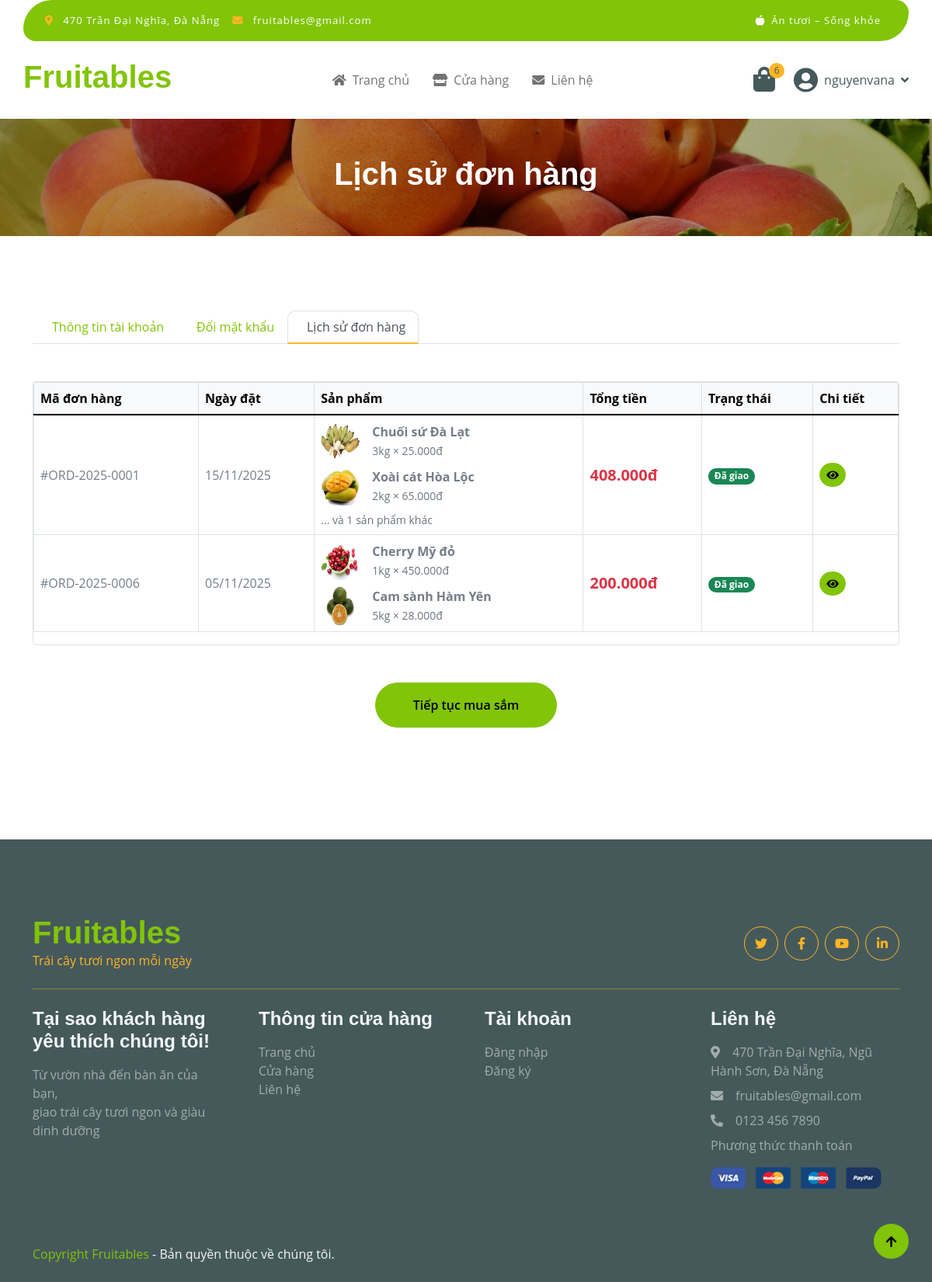
Screenshot of /php/customer/order_history.php (signed in) with the database file from the repository.
### tables this page shows
CREATE TABLE `orders` (
  `id` int(11) NOT NULL,
  `customer_id` int(11) DEFAULT NULL,
  `cart_id` int(11) DEFAULT NULL,
  `subtotal` decimal(10,2) NOT NULL DEFAULT 0.00,
  `shipping_cost` decimal(10,2) NOT NULL DEFAULT 0.00,
  `total` decimal(10,2) NOT NULL DEFAULT 0.00,
  `payment_method` enum('Cash','BankTransfer','MoMo','ZaloPay','VNPay') DEFAULT 'Cash',
  `status` enum('Processing','Shipped','Delivered','Cancelled') DEFAULT 'Processing',
  `notes` text DEFAULT NULL,
  `created_at` timestamp NOT NULL DEFAULT current_timestamp()
);

CREATE TABLE `order_items` (
  `id` int(11) NOT NULL,
  `order_id` int(11) NOT NULL,
  `product_id` int(11) NOT NULL,
  `quantity` int(11) NOT NULL,
  `price` decimal(10,2) NOT NULL DEFAULT 0.00
);

CREATE TABLE `products` (
  `id` int(11) NOT NULL,
  `name` varchar(150) NOT NULL,
  `category_id` int(11) NOT NULL,
  `description` text DEFAULT NULL,
  `price` decimal(10,2) NOT NULL DEFAULT 0.00,
  `unit` varchar(50) DEFAULT 'kg',
  `stock` int(10) UNSIGNED NOT NULL DEFAULT 100,
  `image` varchar(255) DEFAULT NULL
);

### php/customer/order_history.php (the view, shortened to what this page needs)
<?php
require_once '../include/config.php';
$user_id = $_SESSION['user_id'] ?? 0;
$query_customer = "SELECT c.id AS customer_id, COALESCE(c.address, 'Chưa cung cấp') AS address
                   FROM customers c
                   WHERE c.user_id = ?";
$stmt_cust = mysqli_prepare($conn, $query_customer);
mysqli_stmt_bind_param($stmt_cust, "i", $user_id);
mysqli_stmt_execute($stmt_cust);
$cust_result = mysqli_stmt_get_result($stmt_cust);
$customer = mysqli_fetch_assoc($cust_result);
$customer_id      = $customer['customer_id'];
$orders_query = "SELECT
                    id,
                    status,
                    created_at,
                    total,
                    COALESCE(subtotal, 0) AS subtotal,
                    COALESCE(shipping_cost, 30000) AS shipping_cost
                 FROM orders
                 WHERE customer_id = ?
                 ORDER BY created_at DESC";
$stmt = mysqli_prepare($conn, $orders_query);
mysqli_stmt_bind_param($stmt, "i", $customer_id);
mysqli_stmt_execute($stmt);
$orders_result = mysqli_stmt_get_result($stmt);
$orders = [];
while ($row = mysqli_fetch_assoc($orders_result)) {
    $timestamp = strtotime($row['created_at']);
    $row['order_date_formatted'] = date('d/m/Y', $timestamp);
    $row['order_time']           = date('H:i', $timestamp);
    $row['order_code']           = '#ORD-' . date('Y', $timestamp) . '-' . str_pad($row['id'], 4, '0', STR_PAD_LEFT);
    $orders[] = $row;
}
function getOrderItems($conn, $order_id)
{
    $q = "SELECT oi.quantity, p.name, p.price, p.unit, p.image
          FROM order_items oi
          JOIN products p ON oi.product_id = p.id
          WHERE oi.order_id = ?";
    $stmt = mysqli_prepare($conn, $q);
    mysqli_stmt_bind_param($stmt, "i", $order_id);
    mysqli_stmt_execute($stmt);
    $res = mysqli_stmt_get_result($stmt);
    $items = [];
    while ($r = mysqli_fetch_assoc($res)) {
        $items[] = $r;
    }
    return $items;
}
function getStatusBadgeClass($status)
{
    return match ($status) {
        'Delivered'  => 'bg-success',
        'Shipped'    => 'bg-warning text-dark',
        'Cancelled'  => 'bg-secondary',
        default      => 'bg-info text-dark',
    };
}
function getStatusText($status)
{
    return match ($status) {
        'Delivered'  => 'Đã giao',
        'Shipped'    => 'Đang giao',
        'Cancelled'  => 'Đã hủy',
        default      => 'Chờ xử lý',
    };
}
?>
<!DOCTYPE html>
<html lang="vi">
<head>
    <link rel="stylesheet" href="https://use.fontawesome.com/releases/v5.15.4/css/all.css" />
    <link href="/shop/css/bootstrap.min.css" rel="stylesheet">
    <link href="/shop/css/style.css" rel="stylesheet">
</head>
<body>
    <div class="container-fluid page-header py-5">
        <h1 class="text-center text-white display-6">Lịch sử đơn hàng</h1>
    </div>
    <div class="container-fluid py-5">
        <div class="container py-5">
            <div class="row g-5">
                <div class="col-lg-12">
                    <ul class="nav nav-tabs mb-5">
                        <li class="nav-item"><a class="nav-link" href="<?= SITE_URL ?>tai-khoan"><i class='bx bx-user me-2'></i>Thông tin tài khoản</a></li>
                        <li class="nav-item"><a class="nav-link" href="<?= SITE_URL ?>doi-mat-khau"><i class='bx bx-lock-alt me-2'></i>Đổi mật khẩu</a></li>
                        <li class="nav-item"><a class="nav-link active" href="<?= SITE_URL ?>lich-su-mua-hang"><i class='bx bx-history me-2'></i>Lịch sử đơn hàng</a></li>
                    </ul>
                    <?php if (empty($orders)): ?>
                        <div class="text-center py-5">
                            <h4>Bạn chưa có đơn hàng nào</h4>
                            <a href="<?= SITE_URL ?>cua-hang" class="btn btn-primary rounded-pill py-3 px-5 mt-3">Tiếp tục mua sắm</a>
                        </div>
                    <?php else: ?>
                        <div class="table-responsive scrollable-order-history">
                            <table class="table table-bordered align-middle fixed-header">
                                <thead class="table-light">
                                    <tr>
                                        <th>Mã đơn hàng</th>
                                        <th>Ngày đặt</th>
                                        <th>Sản phẩm</th>
                                        <th>Tổng tiền</th>
                                        <th>Trạng thái</th>
                                        <th>Chi tiết</th>
                                    </tr>
                                </thead>
                                <tbody>
                                    <?php foreach ($orders as $order):
                                        $order_items = getOrderItems($conn, $order['id']);
                                    ?>
                                        <tr>
                                            <td><?= htmlspecialchars($order['order_code']) ?></td>
                                            <td><?= htmlspecialchars($order['order_date_formatted']) ?></td>
                                            <td>
                                                <?php foreach ($order_items as $idx => $item): ?>
                                                    <?php if ($idx < 2): ?>
                                                        <div class="d-flex align-items-center <?= $idx > 0 ? 'mt-2' : '' ?>">
                                                            <img src="/shop/img/products/<?= htmlspecialchars($item['image'] ?: 'fruite-item-5.jpg') ?>"
                                                                class="img-fluid rounded" style="width:50px;height:50px;" alt="">
                                                            <div class="ms-3">
                                                                <p class="mb-0 fw-bold"><?= htmlspecialchars($item['name']) ?></p>
                                                                <small class="text-muted">
                                                                    <?= $item['quantity'] . $item['unit'] . ' × ' . number_format($item['price'], 0, ',', '.') ?>đ
                                                                </small>
                                                            </div>
                                                        </div>
                                                    <?php endif; ?>
                                                    <?php if ($idx == 1 && count($order_items) > 2): ?>
                                                        <p class="mb-0 mt-2 text-muted small">... và <?= count($order_items) - 2 ?> sản phẩm khác</p>
                                                    <?php endif; ?>
                                                <?php endforeach; ?>
                                            </td>
                                            <td class="fw-bold text-danger fs-5"><?= number_format($order['total'], 0, ',', '.') ?>đ</td>
                                            <td>
                                                <span class="badge <?= getStatusBadgeClass($order['status']) ?>">
                                                    <?= getStatusText($order['status']) ?>
                                                </span>
                                            </td>
                                            <td>
                                                <button class="btn btn-primary btn-sm rounded-pill"
                                                    data-bs-toggle="modal"
                                                    data-bs-target="#orderDetail<?= $order['id'] ?>">
                                                    <i class="fa fa-eye"></i>
                                                </button>
                                            </td>
                                        </tr>
                                    <?php endforeach; ?>
                                </tbody>
                            </table>
                        </div>
                        <div class="text-center mt-5">
                            <a href="<?= SITE_URL ?>cua-hang" class="btn btn-primary rounded-pill py-3 px-5">
                                Tiếp tục mua sắm
                            </a>
                        </div>
                    <?php endif; ?>
                </div>
            </div>
        </div>
    </div>
    <a href="#" class="btn btn-primary border-3 border-primary rounded-circle back-to-top">
        <i class="fa fa-arrow-up"></i>
    </a>
</body>
</html>

### css/style.css (style rules this page uses)
.back-to-top { position: fixed; right: 30px; bottom: 30px; display: flex; width: 45px; height: 45px; align-items: center; justify-content: center; transition: 0.5s; z-index: 99; }
.btn { font-weight: 600; transition: .5s; }
.page-header { position: relative; background: linear-gradient(rgba(0, 0, 0, 0.3), rgba(0, 0, 0, 0.3)), url(../img/cart-page-header-img.jpg); background-position: center center; background-repeat: no-repeat; background-size: cover; }
@media (min-width: 992px) { .hero-header, .page-header { margin-top: 152px !important; } }
.nav.nav-tabs .nav-link.active { border-bottom: 2px solid var(--bs-secondary) !important; }

### php/customer/order_history.php (style rules this page uses)
.table-responsive.scrollable-order-history { max-height: 70vh; overflow-y: auto; border: 1px solid #dee2e6; border-radius: 0.25rem; }
.table.fixed-header thead th { position: sticky; top: 0; z-index: 10; background-color: #f8f9fa; border-bottom: 2px solid #dee2e6; }

### rows the page displays
orders: order_code "#ORD-2025-0001", order_date_formatted "15/11/2025", total "408.000", status "Đã giao"
order_items: product.image (picture), product.name "Chuối sứ Đà Lạt", quantity "3", product.unit "kg", product.price "25.000"
order_items: product.image (picture), product.name "Xoài cát Hòa Lộc", quantity "2", product.unit "kg", product.price "65.000", count($order_items) - 2 "1"
orders: order_code "#ORD-2025-0006", order_date_formatted "05/11/2025", total "200.000", status "Đã giao"
order_items: product.image (picture), product.name "Cherry Mỹ đỏ", quantity "1", product.unit "kg", product.price "450.000"
order_items: product.image (picture), product.name "Cam sành Hàm Yên", quantity "5", product.unit "kg", product.price "28.000"

### other values shown
$cart_count "6"
$username "nguyenvana"
